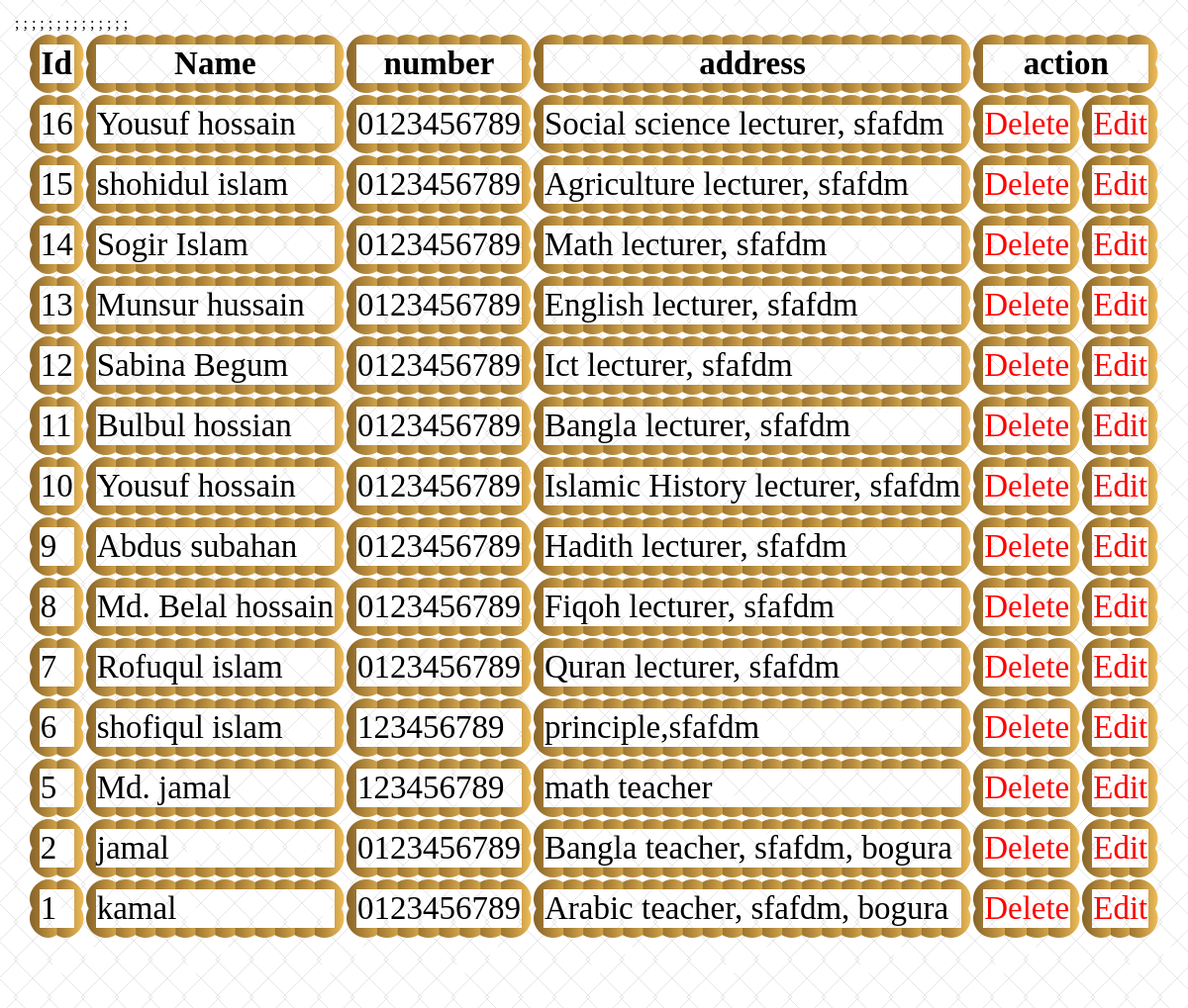
The page /admin/contactList-Admin.php on the database its author committed.
### tables this page shows
CREATE TABLE `contact` (
  `id` int(11) NOT NULL,
  `name` varchar(30) NOT NULL,
  `number` text NOT NULL,
  `address` varchar(100) NOT NULL
);

### admin/contactList-Admin.php (the view, shortened to what this page needs)
<html>
	<?php
	include "../head.php";
	?>
	<body>
<div class="fixdisplay" style=' position:fixed; z-index:9999999999999999; height:100%; width:100%; bottom:0; overflow:auto; background:white;'>
		<section class="form">
			<?php
			$servername = "localhost";
			$username = "root";
			$password = "";
			$dbname = "ibitbogura";
			$conn = new mysqli($servername, $username, $password, $dbname);
			$sql = "SELECT * FROM contact ORDER BY id DESC";
			$result = $conn->query($sql);
				?>
				<?php
			if ($result->num_rows > 0) {
				?>
				<table style='margin:auto; font-size:33px;' >
					<tr>
						<th>Id</th>
						<th>Name</th>
						<th>number</th>
						<th>address</th>
						<th colspan='2'>action</th>
					</tr>
				<?php
				while($row = $result->fetch_assoc()) {
					?>
					<tr>
						<td><?php echo $row['id']; ?></td>
						<td><?php echo $row['name']; ?></td>
						<td><?php echo $row['number']; ?></td>
						<td><?php echo $row['address']; ?></td>
						<td> <a style='text-decoration:none; color:red;'  href='contactList-Admin.php?id=<?php echo $row["id"];?>'  >Delete</a></td>
						<td> <a style='text-decoration:none; color:red;' target="_blank" href='updateContact.php?id=<?php echo $row["id"];?>'  >Edit</a></td>
					</tr>;
				<?php
				}
				?>
				</table> <br /><br /><br />
				<?php
			} else {
				echo "0 results";
			}
			?>
		</section>
</div>
</body>
</html>

### head.php (shortened to what this page needs)
<head>
			<link rel="stylesheet" href="http://localhost/www.sfafdm.com/style/style.css" />
	</head>

### style/style.css (style rules this page uses)
* { margin:0; }
section.form { min-height:500px; overflow:hidden; background-image: url("http://localhost/www.sfafdm.com/img/chainlink.gif") ; background-attachment: fixed; padding:15px; }
table { empty-cells: hide; }

### admin/contactList-Admin.php (style rules this page uses)
section.form td,th { border:10px solid green; border-image: url(border.png) 20 round; }

### rows shown on the page
contact: id "16", name "Yousuf hossain", number "0123456789", address "Social science lecturer, sfafdm"
contact: id "15", name "shohidul islam", number "0123456789", address "Agriculture lecturer, sfafdm"
contact: id "14", name "Sogir Islam", number "0123456789", address "Math lecturer, sfafdm"
contact: id "13", name "Munsur hussain", number "0123456789", address "English lecturer, sfafdm"
contact: id "12", name "Sabina Begum", number "0123456789", address "Ict lecturer, sfafdm"
contact: id "11", name "Bulbul hossian", number "0123456789", address "Bangla lecturer, sfafdm"
contact: id "10", name "Yousuf hossain", number "0123456789", address "Islamic History lecturer, sfafdm"
contact: id "9", name "Abdus subahan", number "0123456789", address "Hadith lecturer, sfafdm"
contact: id "8", name "Md. Belal hossain", number "0123456789", address "Fiqoh lecturer, sfafdm"
contact: id "7", name "Rofuqul islam", number "0123456789", address "Quran lecturer, sfafdm"
contact: id "6", name "shofiqul islam", number "123456789", address "principle,sfafdm"
contact: id "5", name "Md. jamal", number "123456789", address "math teacher"
contact: id "2", name "jamal", number "0123456789", address "Bangla teacher, sfafdm, bogura"
contact: id "1", name "kamal", number "0123456789", address "Arabic teacher, sfafdm, bogura"
